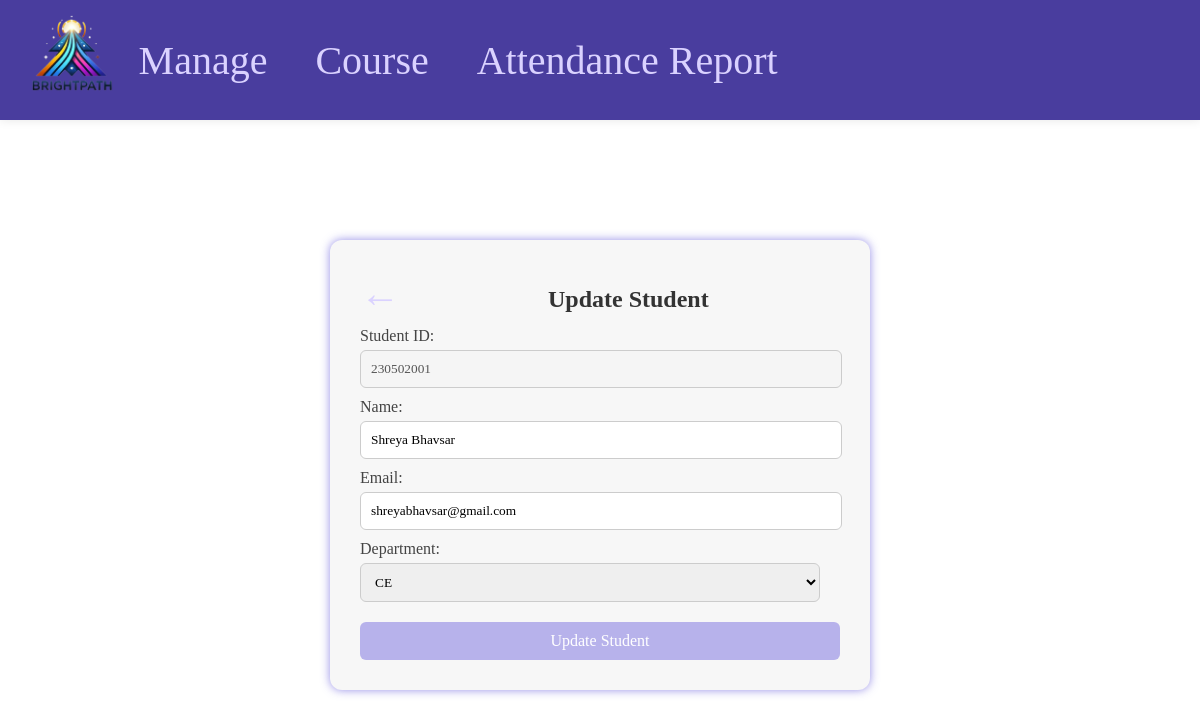
/hod/php/update_student.php?id=230502001, run on the app's committed database.
### tables this page shows
CREATE TABLE `students` (
  `Student_ID` int(15) NOT NULL,
  `Name` varchar(25) NOT NULL,
  `Email` varchar(50) NOT NULL,
  `Department_ID` int(15) DEFAULT NULL,
  `Password` int(10) NOT NULL
);

### hod/php/update_student.php (the view, shortened to what this page needs)
<?php
include "conn.php";
include "navbar.php";
$student_id = $_GET['id'];
$sql = "SELECT * FROM students WHERE Student_ID = $student_id";
$result = mysqli_query($conn, $sql);
$student = mysqli_fetch_array($result);
?>
<link rel="stylesheet" href="../css/update_student.css">
<div class="main">
    <div class="update-container">
        <div class="hea">
            <button onclick="window.history.back()" class="filter-btn">&larr;</button>
            <h2>Update Student</h2>
        </div>
        <form id="updateStudentForm" method="post" action="update_student_conform.php">
            <label for="ID">Student ID:</label>
            <input type="text" id="ID" value="<?php echo $student['Student_ID']; ?>" disabled>
            <label for="name">Name:</label>
            <input type="text" name="name" id="name" value="<?php echo $student['Name']; ?>">
            <label for="email">Email:</label>
            <input type="email" name="email" id="email" value="<?php echo $student['Email']; ?>">
            <label for="dept">Department:</label>
            <select name="dept" id="dept">
                <?php
                $dept_sql = "SELECT * FROM department";
                $dept_result = mysqli_query($conn, $dept_sql);
                while ($dept = mysqli_fetch_assoc($dept_result)) {
                    $selected = ($dept['Department_ID'] == $student['Department_ID']) ? 'selected' : '';
                    echo "<option value='{$dept['Department_ID']}' $selected>{$dept['Name']}</option>";
                }
                ?>
            </select>
            <button type="submit" name="update" onclick="vefy()">Update Student</button>
        </form>
    </div>
</div>

### hod/css/navbar.css (style rules this page uses)
* { font-family: 'Times New Roman'; margin: 0; padding: 0; }
button { background: none; border: none; text-decoration: none; color: #dad2ff; cursor: pointer; background-color: transparent; }
button, a { font-size: 5vh; }

### hod/css/update_student.css (style rules this page uses)
.main { position: relative; top: 30vh; display: flex; justify-content: center; align-items: center; }
.update-container { width: 40vw; padding: 30px; background-color: #f7f7f7; border-radius: 12px; box-shadow: 0 0 10px #786fe0c8; }
h2 { left: 12vw; position: relative; display: inline; text-align: center; margin-bottom: 20px; font-size: 24px; color: #333; }
#updateStudentForm label { display: block; margin-top: 10px; font-weight: 500; color: #444; }
#updateStudentForm input, #updateStudentForm select { width: calc(100% - 20px); padding: 10px; margin-top: 5px; border: 1px solid #ccc; border-radius: 6px; outline: none; }
#updateStudentForm button { width: 100%; margin-top: 20px; padding: 10px; background-color: #786fe080; color: white; font-size: 16px; border: none; border-radius: 6px; cursor: pointer; }

### data on the page
students: Student_ID "230502001", name "Shreya Bhavsar", email "shreyabhavsar@gmail.com"

### other printed values
form field dept "CE"
